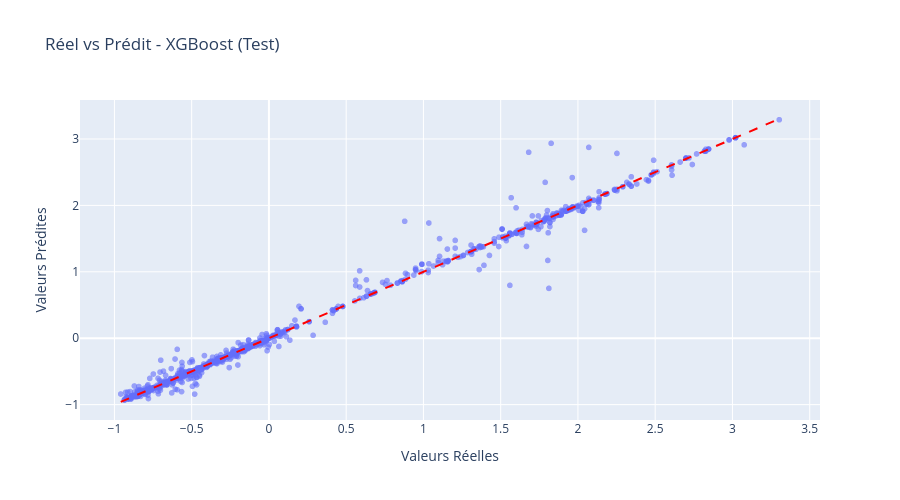

This figure's notebook cell:
### Markdown cell above
## Scatter Plot Réel vs Prédit
Visualisation de l'alignement entre les valeurs réelles et les valeurs prédites par notre meilleur modèle pour diagnostiquer l'hétéroscédasticité.

### Code cell
best_reg_name = df_metrics.loc[df_metrics['RMSE'].idxmin()]['Modèle']
best_reg = models_reg[best_reg_name]
test_preds = best_reg.predict(X_test)

fig_scatter = px.scatter(
    x=y_test, y=test_preds, 
    labels={'x': 'Valeurs Réelles', 'y': 'Valeurs Prédites'},
    title=f"Réel vs Prédit - {best_reg_name} (Test)",
    opacity=0.6,
    height=500
)
fig_scatter.add_shape(type='line', x0=y_test.min(), y0=y_test.min(), x1=y_test.max(), y1=y_test.max(), line=dict(color='red', dash='dash'))
fig_scatter.show()

### Figure 1 — Plotly figure (JSON) as saved in the notebook; plotly's stock layout.template omitted (floating-point values rounded to 4 significant figures; data arrays with more than 128 entries replaced by an {"elided": "..."} marker saying what was removed)
{"data": [{"hovertemplate": "Valeurs Réelles=%{x}<br>Valeurs Prédites=%{y}<extra></extra>", "legendgroup": "", "marker": {"color": "#636efa", "opacity": 0.6, "symbol": "circle"}, "mode": "markers", "name": "", "showlegend": false, "type": "scattergl", "x": {"elided": "1498 float values"}, "xaxis": "x", "y": {"elided": "1498 float values"}, "yaxis": "y"}], "layout": {"height": 500, "legend": {"tracegroupgap": 0}, "shapes": [{"line": {"color": "red", "dash": "dash"}, "type": "line", "x0": -0.959, "x1": 3.303, "y0": -0.959, "y1": 3.303}], "title": {"text": "Réel vs Prédit - XGBoost (Test)"}, "xaxis": {"anchor": "y", "domain": [0, 1], "title": {"text": "Valeurs Réelles"}}, "yaxis": {"anchor": "x", "domain": [0, 1], "title": {"text": "Valeurs Prédites"}}}}
